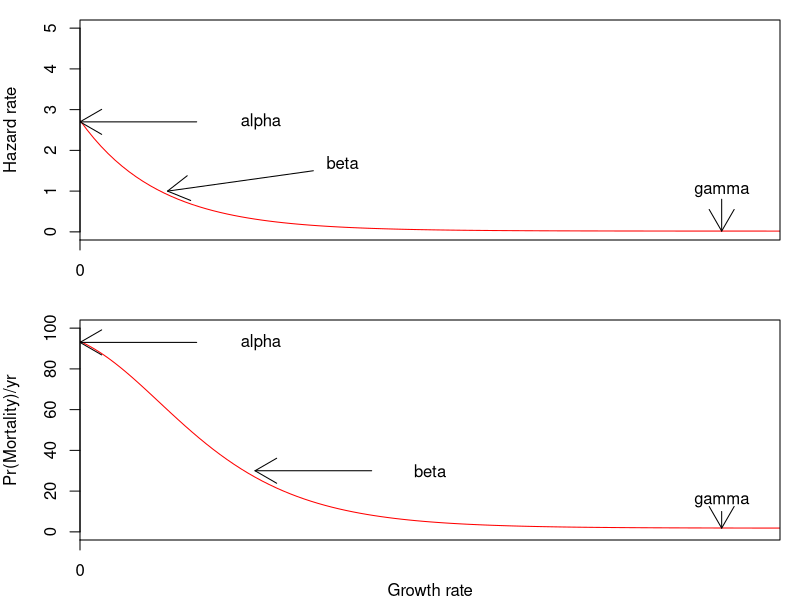

This chart was generated by the following R code:
## ---- chunk 1
# white ash
median(c(0.999,0.55,0.998))
# sugar maple
median(c(0.998, 0.148, 0.999))
# American beech
median(c(0.014,0.12))
# Yellow Birch
median(c(0.555,0.995))
# Red Maple
0.99
# Eastern hemlock
0.077
# Black cherry
0.998
# White oak
0.82
# Red oak
0.985
#White pine
0.268

# mean species instantaneous hazard rate (used medians for species with multiple measurements)
M <- c(0.998,0.998,0.067,0.775,0.99,0.077,0.998,0.82,0.985, 0.268)
k = - log(1-M)/2.5
mean(log(k))

# standard error
sd(log(k))/sqrt(10)
## ---- chunk 2
M <- c(8.6,1.8,0.6,3.8,0.9,0.7,4.3,4.7,1.8,6.4,0.8,1,2,1.8,3.7,2.2,2.2)/100 # From Korning Baslev 1994
k = - log(1-M)/1
mean(log(k))

# standard error
sd(log(k))/sqrt(length(M))

## ---- chunk 3
par(mfrow=c(2,1), mar=c(3,4,1,1), xaxs='i')
       curve(exp(1 -exp(-0.3) * x) + exp(-4), xlim=c(0,12), ylim=c(0,5),
             xlab=NA, ylab='Hazard rate',xaxt='n', col='red')
       arrows(x0 = 2, y0 = 2.7, x1 = 0 ,y1 = 2.7)
       text(3.1,2.7, 'alpha')
       arrows(x0 = 4, y0 = 1.5, x1 = 1.5 ,y1 = 1)
       text(4.5,1.7, 'beta')
       arrows(x0 = 11, y0 = 0.8, x1 = 11 ,y1 = 0.018)
       text(11,1, 'gamma')
       axis(1, at=0, labels= 0)

       curve((1-exp(-(exp(1 - exp(-0.3) * x) + exp(-4))))*100, xlim=c(0,12), ylim=c(0,100),
             xlab=NA, ylab='Pr(Mortality)/yr', xaxt='n', col='red')
       text(3.1,93, 'alpha')
       arrows(x0 = 2, y0 = 93, x1 = 0 ,y1 = 93)
       text(6,30, 'beta')
       arrows(x0 = 5, y0 = 30, x1 = 3 ,y1 = 30)
       text(11,15, 'gamma')
       arrows(x0 = 11, y0 = 10, x1 = 11 ,y1 = exp(-4)*100)
       axis(1, at=0, labels= 0)
       mtext(side=1, 'Growth rate',line = 2)
